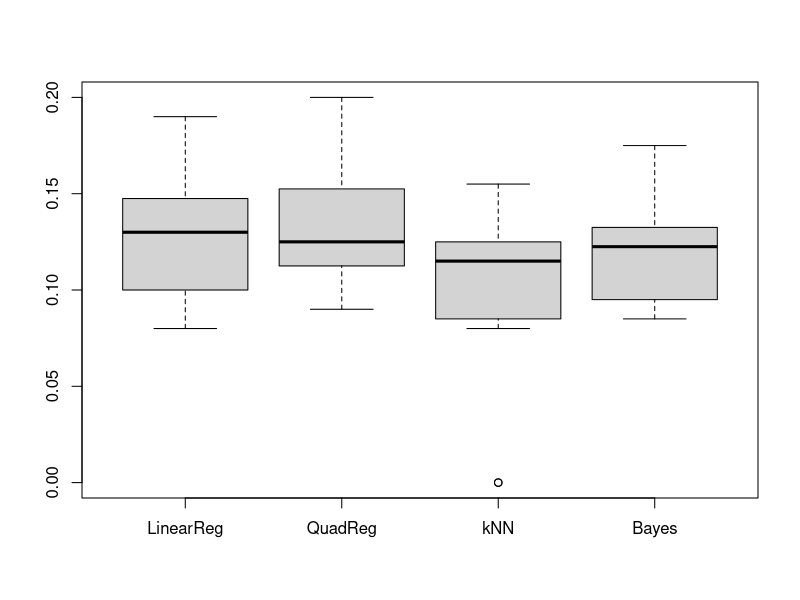
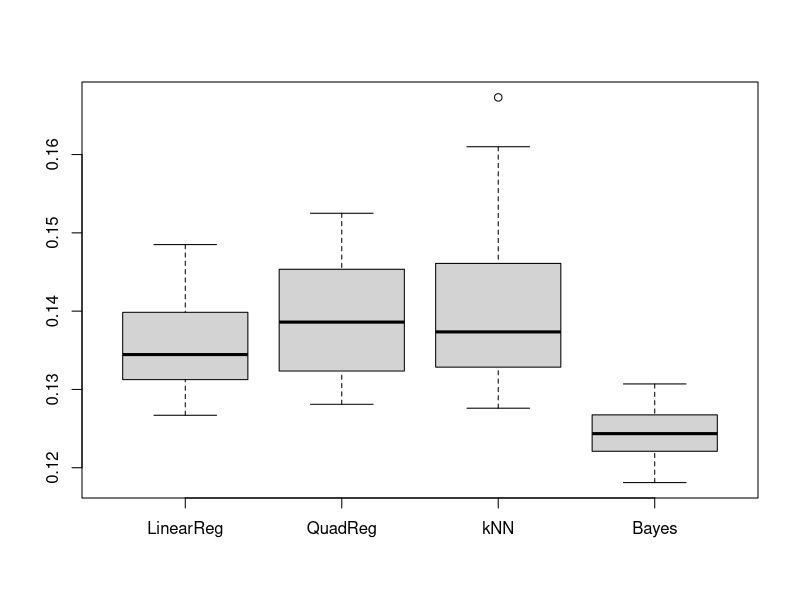

These figures' R source, in order:
## ---- chunk 1
#include necessary libraries
library(ggplot2)
library(class) 

#set seed to ensure reproducibility
set.seed(8259)
## ---- chunk 2
#create 10 centers for each class
csize = 10;       # number of centers
p = 2;      #dimension size
s_center = 1;      # sd for generating the centers within each class 
s = sqrt(1/5);   #sd for generating x
#m0 include 10 center coordinates for class 1, following a normal distribution with 
#mean=(0, 0) and sd=1; m1 also include 10 center coordinates for class 2, following a normal distribution with mean=(2, 2) and sd=1;
m0 = matrix(rnorm(csize*p), csize, p)*s_center + cbind(rep(0,csize), rep(0,csize));
m1 = matrix(rnorm(csize*p), csize, p)*s_center + cbind(rep(2,csize), rep(2,csize));
## ---- chunk 3
#Linear regression function with cut-off value 0.5
LinearReg = function(traindata, testdata, Ytrain, Ytest){
  LR_Model = lm(as.numeric(Ytrain) - 1 ~ traindata);
  Ytrain_pred_LR = as.numeric(LR_Model$fitted > 0.5);
  
  Ytest_pred_LR = LR_Model$coef[1] + LR_Model$coef[2] * testdata[,1] + 
    LR_Model$coef[3] * testdata[,2];
  Ytest_pred_LR = as.numeric(Ytest_pred_LR > 0.5);
  
  train.err.LR = sum(Ytrain !=  Ytrain_pred_LR) / (2*n);  
  test.err.LR = sum(Ytest !=  Ytest_pred_LR) / (2*N);
  error = list(train.err.LR, test.err.LR);
}

#Quadratic regression function with cut-off value 0.5
QuadReg = function(traindata, testdata, Ytrain, Ytest){
  QR_Model = lm(as.numeric(Ytrain) - 1 ~ traindata[,1] + traindata[,2] + 
                  I(traindata[,1] * traindata[,2]) + I(traindata[,1]^2)+I(traindata[,2]^2));
  Ytrain_pred_QR = as.numeric(QR_Model$fitted > 0.5);
  
  Ytest_pred_QR = QR_Model$coef[1] + QR_Model$coef[2] * testdata[,1] + 
    QR_Model$coef[3] * testdata[,2] + QR_Model$coef[4] * (testdata[,1] * testdata[,2]) +
    QR_Model$coef[5] * testdata[,1]^2 + QR_Model$coef[6] * testdata[,2]^2;
  Ytest_pred_QR = as.numeric(Ytest_pred_QR > 0.5);
  
  # table(Ytrain, Ytrain_pred_QR);
  train.err.QR = sum(Ytrain !=  Ytrain_pred_QR) / (2*n);  
  # table(Ytest, Ytest_pred_QR); 
  test.err.QR = sum(Ytest !=  Ytest_pred_QR) / (2*N);
  error = list(train.err.QR, test.err.QR);
}

#help function to find the optimum k using 10-fold cross-validation on training data
find_k = function(traindata, Ytrain){
  myk = seq(1, 180, 5)
  l = length(myk);
  m = 200;
  
  fold.id = rep(1:10, each = 20);
  fold.id = fold.id[sample(1:m)];
  
  Y.pred = rep(0, m)
  cv.err.knn = rep(0,10);
  k.err.knn = rep(0,l);
  
  for(j in 1:l){
    for(i in 1:10){
      test.id = (1:m)[fold.id == i]
      Y.pred = knn(traindata[-test.id, ], 
                            traindata[test.id, ], 
                            Ytrain[-test.id], k=myk[j]); 
      cv.err.knn[i] = sum(Ytrain[test.id] != Y.pred)/(m/10);
    }
    k.err.knn[j] = mean(cv.err.knn);
  }
  myk[which.min(k.err.knn)];
}

#kNN classification with the optimum k
KNNReg = function(traindata, testdata, Ytrain, Ytest){
  k = find_k(traindata, Ytrain);
  Ytrain.pred = knn(traindata, traindata, Ytrain, k);
  train.err.knn = sum(Ytrain != Ytrain.pred)/(2*n);
  Ytest.pred = knn(traindata, testdata, Ytrain,k);
  test.err.knn = sum(Ytest != Ytest.pred)/(2*N);
  
  error = list(train.err.knn, test.err.knn, k);
}

#helper function for calculating Bayes error
mixnorm = function(x){
  ## return the density ratio for a point x, where each 
  ## density is a mixture of normal with 10 components
  sum(exp(-apply((t(m0)-x)^2, 2, sum)/(2*s^2)))/sum(exp(-apply((t(m1)-x)^2, 2, sum)/(2*s^2)))
}

#main Bayes rule funciton
Bayes = function(traindata, testdata, Ytrain, Ytest){
  Ytrain_pred_Bayes = apply(traindata, 1, mixnorm);
  Ytrain_pred_Bayes = as.numeric(Ytrain_pred_Bayes < 1);
  # table(Ytrain, Ytrain_pred_Bayes); 
  train.err.Bayes = sum(Ytrain !=  Ytrain_pred_Bayes) / (2*n);
  
  Ytest_pred_Bayes = apply(testdata, 1, mixnorm)
  Ytest_pred_Bayes = as.numeric(Ytest_pred_Bayes < 1);
  # table(Ytest, Ytest_pred_Bayes); 
  test.err.Bayes = sum(Ytest !=  Ytest_pred_Bayes) / (2*N);
  error = list(train.err.Bayes, test.err.Bayes);
}

T = 20;
no.method = 4;
Test.err = matrix(0, T, no.method);
colnames(Test.err) = c("LinearReg", "QuadReg", "kNN", "Bayes");
Train.err = Test.err;
k.vals = rep(0, T);

for(t in 1:T){
  #Generating training data
  n = 100;  # n data for each class
  # Randomly allocate the n samples for class 0  to the 10 clusters
  id0 = sample(1:csize, n, replace = TRUE);
  # Randomly allocate the n samples for class 1 to the 10 clusters
  id1 = sample(1:csize, n, replace = TRUE);  
  traindata = matrix(rnorm(2*n*p), 2*n, p)*s + rbind(m0[id0,], m1[id1,]);
  Ytrain = factor(c(rep(0,n), rep(1,n)));
  
  #Generating test data
  N = 5000;  
  # Randomly allocate the N samples for class 0  to the 10 clusters
  id0 = sample(1:csize, N, replace=TRUE);
  # Randomly allocate the n samples for class 1 to the 10 clusters
  id1 = sample(1:csize, N, replace=TRUE); 
  testdata = matrix(rnorm(2*N*p), 2*N, p)*s + rbind(m0[id0,], m1[id1,]);
  Ytest = factor(c(rep(0,N), rep(1,N)));
  
  LR_error = LinearReg(traindata, testdata, Ytrain, Ytest);
  QR_error = QuadReg(traindata, testdata, Ytrain, Ytest);
  knn_error = KNNReg(traindata, testdata, Ytrain, Ytest);
  bayes_error = Bayes(traindata, testdata, Ytrain, Ytest);
  
  Train.err[t,1] = as.numeric(LR_error[1]); Test.err[t,1] = as.numeric(LR_error[2]);
  Train.err[t,2] = as.numeric(QR_error[1]); Test.err[t,2] = as.numeric(QR_error[2]);
  Train.err[t,3] = as.numeric(knn_error[1]); Test.err[t,3] = as.numeric(knn_error[2]);
  Train.err[t,4] = as.numeric(bayes_error[1]); Test.err[t,4] = as.numeric(bayes_error[2]);
  k.vals[t] = as.numeric(knn_error[3]);
  
  #Visualizing training data 
  # plot(traindata[, 1], traindata[, 2], type = "n", xlab = "", ylab = "");
  # points(traindata[1:n, 1], traindata[1:n, 2], col = "blue");
  # points(traindata[(n+1):(2*n), 1], traindata[(n+1):(2*n), 2], col="red");
  # points(m0[1:csize, 1], m0[1:csize, 2], pch="+", cex=1.5, col="blue");
  # points(m1[1:csize, 1], m1[1:csize, 2], pch="+", cex=1.5, col="red");
  # legend("bottomleft", pch = c(1,1), col = c("blue", "red"),
  #        legend = c("class 0", "class 1"))
  
}
boxplot(Train.err)
boxplot(Test.err)
mean(k.vals); sd(k.vals);
